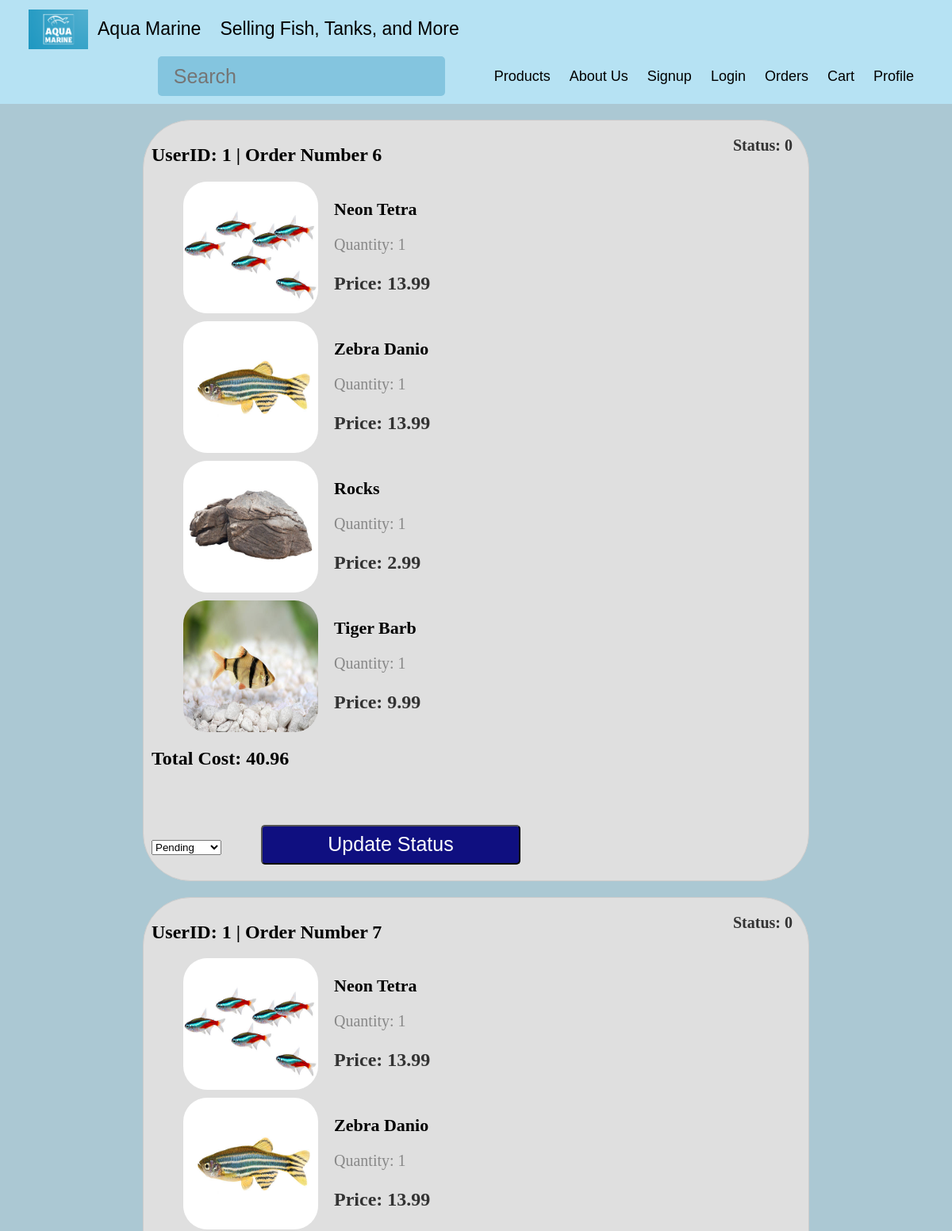
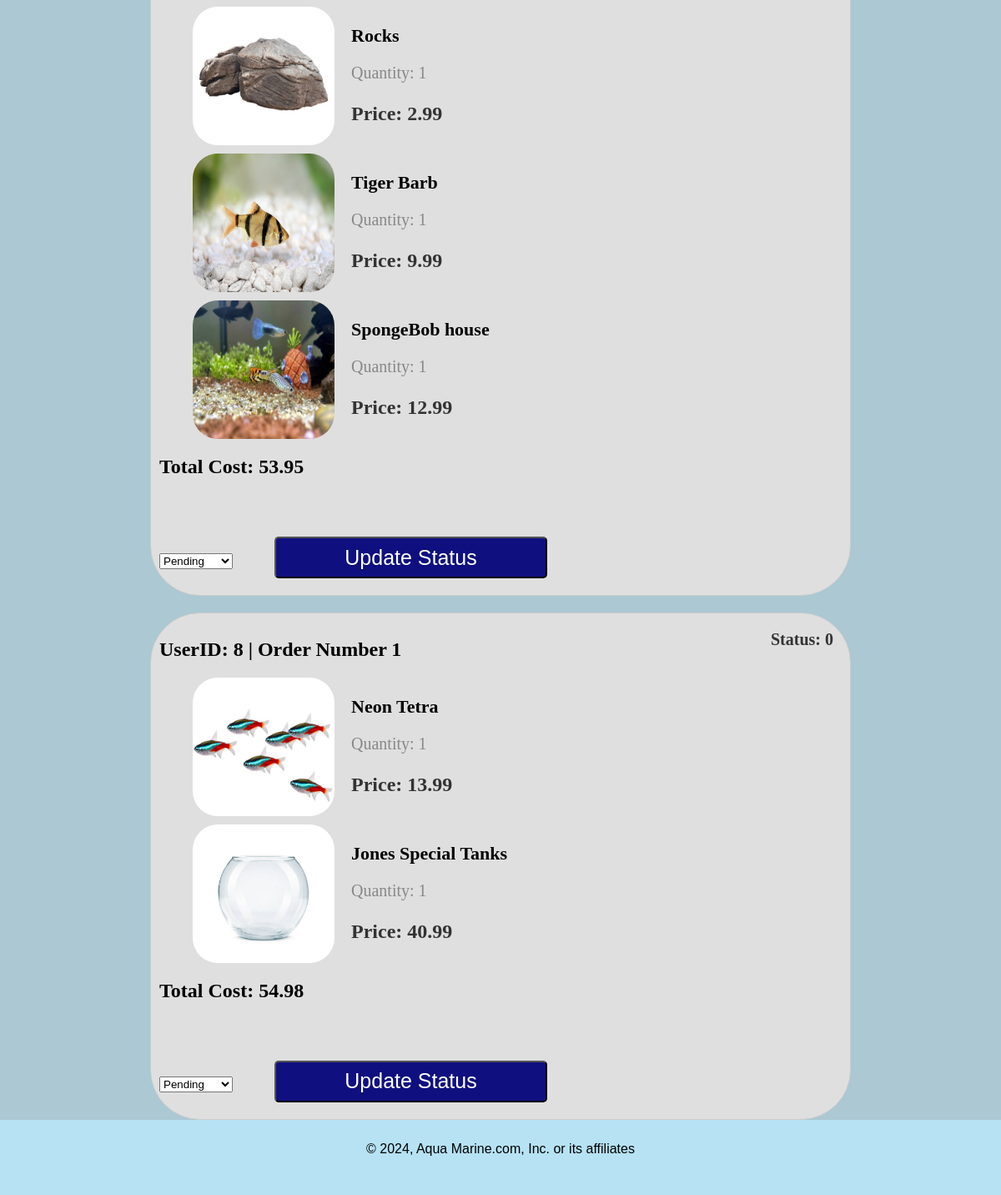
Before: /Capstone/admin.php with the older database file (2 pictures, top to bottom).
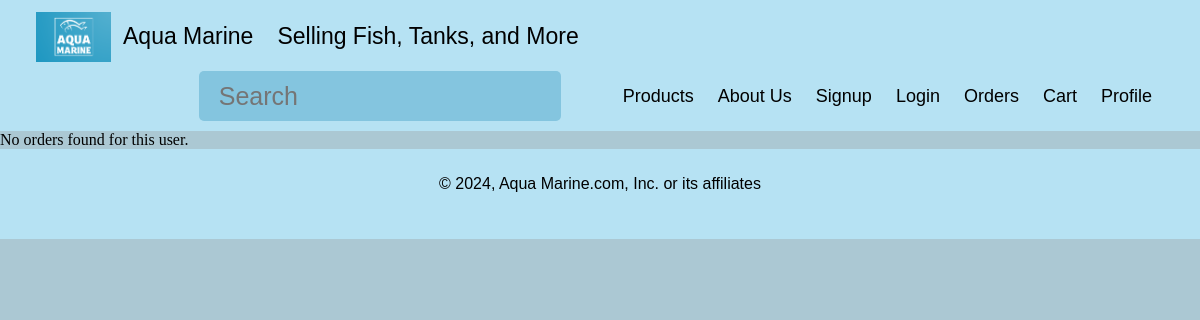
After: the same page with the newer database file.
### tables this page shows
CREATE TABLE `orders` (
  `Order_Id` int NOT NULL,
  `Cart_Id` int DEFAULT NULL,
  `Status` varchar(30) DEFAULT NULL,
  `orderNumber` int NOT NULL,
  `user_id` int NOT NULL,
  `incart_product` int NOT NULL,
  `Amount` int NOT NULL,
  `productTable` varchar(30) NOT NULL
);

CREATE TABLE `fishs` (
  `Fishs_id` int NOT NULL,
  `Name` varchar(45) DEFAULT NULL,
  `Cost` float DEFAULT NULL,
  `Fish_comment_id` int DEFAULT NULL
);

CREATE TABLE `decorations` (
  `Decorations_Id` int NOT NULL,
  `Name` varchar(45) DEFAULT NULL,
  `Cost` float DEFAULT NULL,
  `Decoration_comment_id` int DEFAULT NULL
);

CREATE TABLE `tanks` (
  `Tanks_id` int NOT NULL,
  `Name` varchar(45) DEFAULT NULL,
  `Length` int DEFAULT NULL,
  `Width` int DEFAULT NULL,
  `Height` int DEFAULT NULL,
  `Measurement` varchar(45) NOT NULL,
  `Cost` float DEFAULT NULL,
  `Tanks_comment_id` int DEFAULT NULL
);

### Capstone/admin.php (the view, shortened to what the changed rows need)
<!DOCTYPE html>
<html lang="en">
<head>
    <link rel="stylesheet" type="text/css" href="style.css"/>
    <?php
        $conn = OpenCon();
    ?>
</head>
    <header>
        <div class="header">
        </div>
    </header>
<body>
<?php
$sql = "SELECT * FROM orders";
$result = $conn->query($sql);
if ($result->num_rows > 0) {
    $currentOrderNumber = null;
    $totalCost = 0;
    while ($row = $result->fetch_assoc()) {
        $productTable = $row['productTable'];
        $productID = $row['incart_product'];
        $quantity = $row['Amount'];
        $orderNumber = $row['orderNumber'];
        $userid = $row['user_id'];
        $status = $row['Status'];
        if ($orderNumber !== $currentOrderNumber) {
            if ($currentOrderNumber !== null) {
                echo "<h2>Total Cost: $totalCost</h2>";
                echo "<form action='updateStatus.php' method='post'>";
                echo "<select name='status'>";
                echo "<option value='Pending'>Pending</option>";
                echo "</select>";
                echo "<input type='submit' name='submit' value='Update Status'>";
                echo "</form>";
                echo "</div>";
            }
            echo "<div class='order-container'>";
            echo "<h2 style='display: inline-block; margin-right: 10px;'>UserID: $userid | Order Number $orderNumber</h2>";
            echo "<span class='order-status'>Status: $status</span>";
            $currentOrderNumber = $orderNumber;
            $totalCost = 0;
        }
        $productDetailsSql = "SELECT * FROM $productTable WHERE ";
        if ($productTable === 'fishs') {
            $productDetailsSql .= "Fishs_id = $productID";
            $productDetailsResult = $conn->query($productDetailsSql);
            if ($productDetailsResult && $productDetailsResult->num_rows > 0) {
                $productDetails = $productDetailsResult->fetch_assoc();
                echo "<div class='order-item'>";
                echo "<img src='./graphic/fish/{$productDetails['Name']}.jpg' alt='fish' class='order-img'>";
                echo "<div class='order-item-details'>";
                echo "<p class='product-name'>{$productDetails['Name']}</p>";
                echo "<p class='product-quantity'>Quantity: $quantity</p>";
                echo "<p class='product-price'>Price: {$productDetails['Cost']}</p>";
                echo "</div>";
                echo "</div>";
                $totalCost += $productDetails['Cost'] * $quantity;
            } else {
                echo "<p>Product details not found.</p>";
            }
        }
        elseif ($productTable === 'decorations'){
            $productDetailsSql .= "Decorations_Id = $productID";
            $productDetailsResult = $conn->query($productDetailsSql);
            if ($productDetailsResult && $productDetailsResult->num_rows > 0) {
                $productDetails = $productDetailsResult->fetch_assoc();
                echo "<div class='order-item'>";
                echo "<img src='./graphic/accessories/{$productDetails['Name']}.jpg' alt='decor' class='order-img'>";
                echo "<div class='order-item-details'>";
                echo "<p class='product-name'>{$productDetails['Name']}</p>";
                echo "<p class='product-quantity'>Quantity: $quantity</p>";
                echo "<p class='product-price'>Price: {$productDetails['Cost']}</p>";
                echo "</div>";
                echo "</div>";
                $totalCost += $productDetails['Cost'] * $quantity;
            } else {
                echo "<p>Product details not found.</p>";
            }
        }
        elseif ($productTable === 'tanks'){
            $productDetailsSql .= "Tanks_id = $productID";
            $productDetailsResult = $conn->query($productDetailsSql);
            if ($productDetailsResult && $productDetailsResult->num_rows > 0) {
                $productDetails = $productDetailsResult->fetch_assoc();
                echo "<div class='order-item'>";
                echo "<img src='./graphic/tanks/{$productDetails['Name']}.jpg' alt='tank' class='order-img'>";
                echo "<div class='order-item-details'>";
                echo "<p class='product-name'>{$productDetails['Name']}</p>";
                echo "<p class='product-quantity'>Quantity: $quantity</p>";
                echo "<p class='product-price'>Price: {$productDetails['Cost']}</p>";
                echo "</div>";
                echo "</div>";
                $totalCost += $productDetails['Cost'] * $quantity;
            } else {
                echo "<p>Product details not found.</p>";
            }
        }
    }
    echo "<h2>Total Cost: $totalCost</h2>";
    echo "<form action='updateStatus.php' method='post'>";
    echo "<select name='status'>";
    echo "<option value='Pending'>Pending</option>";
    echo "</select>";
    echo "<input type='submit' name='submit' value='Update Status'>";
    echo "</form>";
    echo "</div>";
} else {
    echo "No orders found for this user.";
}
?>
</body>
    <footer>
        <div class="footer">
        </div>
    </footer>
</html>

Changed rows visible on the page:
removed orders: user "1", orderNumber "6", Status "0", fishs.Name (picture), fishs.Name "Neon Tetra", Amount "1", fishs.Cost "13.99"
removed orders: fishs.Name (picture), fishs.Name "Zebra Danio", Amount "1", fishs.Cost "13.99"
removed orders: decorations.Name (picture), decorations.Name "Rocks", Amount "1", decorations.Cost "2.99"
removed orders: fishs.Name (picture), fishs.Name "Tiger Barb", Amount "1", fishs.Cost "9.99"
removed orders: totalCost "40.96", user "1", orderNumber "7", Status "0", fishs.Name (picture), fishs.Name "Neon Tetra", Amount "1", fishs.Cost "13.99"
removed orders: fishs.Name (picture), fishs.Name "Zebra Danio", Amount "1", fishs.Cost "13.99"
removed orders: decorations.Name (picture), decorations.Name "Rocks", Amount "1", decorations.Cost "2.99"
removed orders: fishs.Name (picture), fishs.Name "Tiger Barb", Amount "1", fishs.Cost "9.99"
removed orders: decorations.Name (picture), decorations.Name "SpongeBob house", Amount "1", decorations.Cost "12.99"
removed orders: totalCost "53.95", user "8", orderNumber "1", Status "0", fishs.Name (picture), fishs.Name "Neon Tetra", Amount "1", fishs.Cost "13.99"
removed orders: tanks.Name (picture), tanks.Name "Jones Special Tanks", Amount "1", tanks.Cost "40.99"
Other visible differences:
$totalCost: "54.98" → (not shown)
form field status: "Pending" → (not shown)
form field submit: "Update Status" → (not shown)
text no longer shown: "Total Cost:"
text now shown: "No orders found for this user."
